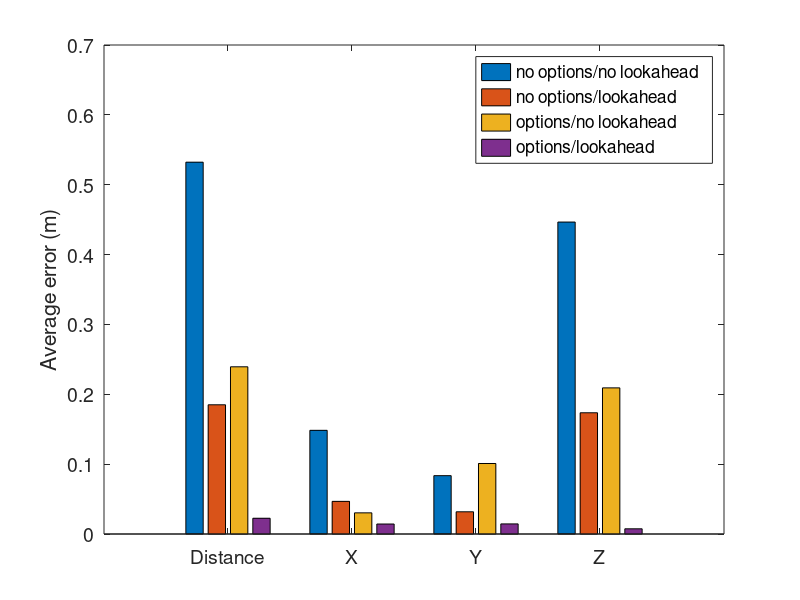

This chart was generated by the following MATLAB code:
% iros_data_2.m

A = [
3.396681 -0.360798 0.099816 3.375989
0.194146 0.123744 0.074033 0.129997
0.122693 0.067048 0.060633 0.082957
0.136977 -0.054804 0.078968 0.097588
0.274376 0.169855 -0.207118 0.059447
0.082016 -0.062174 0.053179 -0.005750
0.493421 0.437607 -0.117811 -0.195153
0.110559 0.087485 -0.030694 0.060230
0.308988 0.000237 0.072796 0.300291
0.202734 -0.120362 0.040224 -0.158102
];

B = [
0.008381 0.007106 -0.001795 -0.004066
0.010270 0.000319 -0.009752 -0.003206
0.010097 0.002892 -0.007157 -0.006507
0.011973 0.010373 -0.002103 -0.005598
0.004975 0.003764 -0.002979 -0.001308
0.007780 0.005409 -0.000381 -0.005579
1.774662 0.418388 -0.292846 -1.699593
0.009125 -0.006858 -0.000802 -0.005966
0.009468 -0.008955 -0.000271 -0.003064
0.003192 0.003109 0.000035 -0.000720
];

C = [
0.008176 -0.002481 -0.000769 -0.007752
0.242582 -0.087205 -0.103521 0.201308
0.018382 0.011165 -0.014575 -0.000910
0.308811 -0.000020 0.073239 0.300000
1.243806 0.155468 -0.619905 -1.067053
0.013903 0.013082 -0.000786 -0.004641
0.217707 -0.023600 -0.106484 0.188415
0.020217 -0.005558 -0.015606 -0.011588
0.308810 -0.000001 0.073235 0.300000
0.011185 0.004288 -0.001185 -0.010262
];

D = [
0.002438 0.002419 -0.000022 -0.000301
0.013145 0.010059 -0.007994 -0.002775
0.003051 -0.002667 -0.000126 -0.001477
0.162607 -0.091134 0.123188 0.054407
0.011521 0.008222 -0.007548 -0.002854
0.007420 0.006355 0.000074 -0.003829
0.001237 0.001230 0.000044 0.000127
0.009381 0.008973 -0.000128 -0.002733
0.002693 -0.002074 0.000074 0.001717
0.012031 0.009788 -0.005398 -0.004448
];

A = abs(A);
B = abs(B);
C = abs(C);
D = abs(D);

percentile = 10;
meanA = trimmean(A,percentile); stdA = std(A);
meanB = trimmean(B,percentile); stdB = std(B);
meanC = trimmean(C,percentile); stdC = std(C);
meanD = trimmean(D,percentile); stdD = std(D);

for i = 1:4
    fprintf('& $%f \\pm %f$',meanA(i),stdA(i));
end
fprintf('\n');
for i = 1:4
    fprintf('& $%f \\pm %f$',meanB(i),stdB(i));
end
fprintf('\n');
for i = 1:4
    fprintf('& $%f \\pm %f$',meanC(i),stdC(i));
end
fprintf('\n');
for i = 1:4
    fprintf('& $%f \\pm %f$',meanD(i),stdD(i));
end
fprintf('\n');

%% graphic
%bar(meanA,meanB,meanC,meanD)
figure; %hold on;
bar(abs([meanA; meanB; meanC; meanD])');
set(gca,'fontsize',14);
ylabel('Average error (m)');
legend('no options/no lookahead','no options/lookahead', ...
    'options/no lookahead','options/lookahead',...
    'a/no options/no lookahead', ...
    'a/no options/lookahead', ...
    'a/options/no lookahead', ...
    'a/options/lookahead');
set(gca,'XTickLabel',{'Distance', 'X', 'Y', 'Z'});